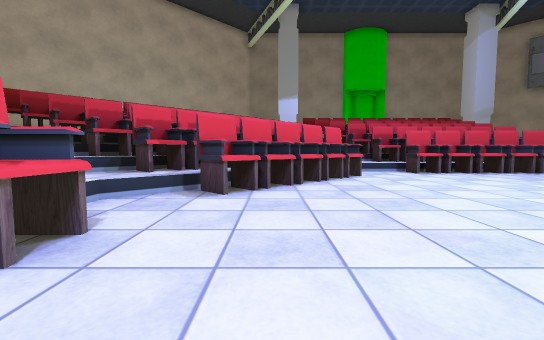
view 1 (above)

24 first-person views from a walk through a 3-D level made in the Unity game engine. The camera is 0.72 m above the floor, tilts 4° down and sees 90° across. The floor is counted in squares, 1 m on a side. Each view is taken from the middle of a square. On the plan, view 1 faces up. The plan holds only what a view shows up to about 9 squares ahead; the rest is blank. The place goes on beyond the plan. Some surface patterns are stand-ins.

view 2
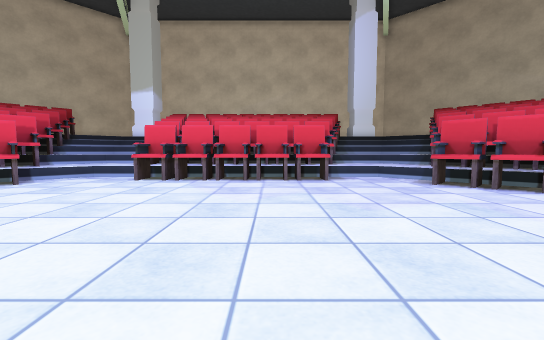

view 3
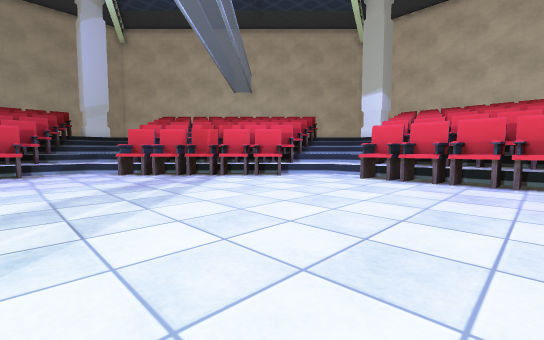

view 4
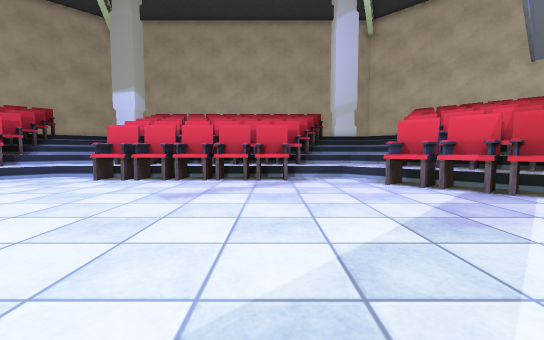

view 5
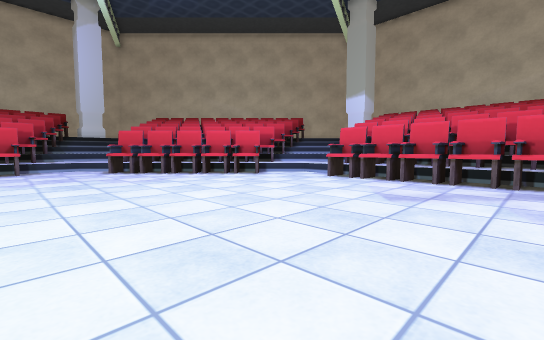

view 6
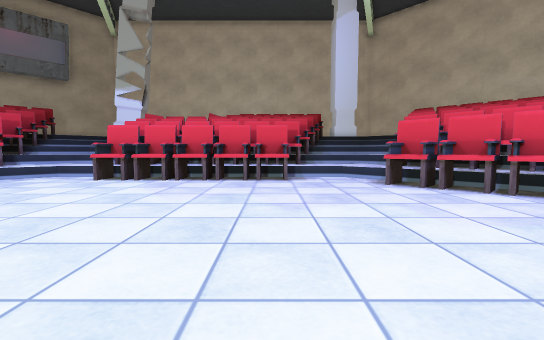

view 7
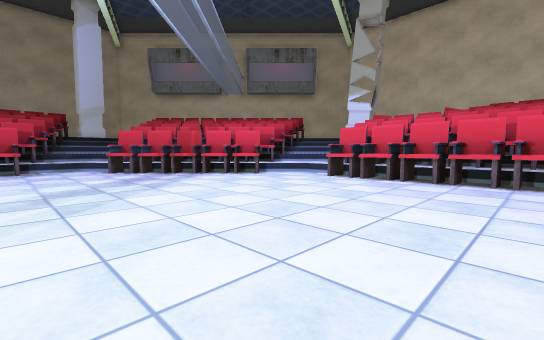

view 8
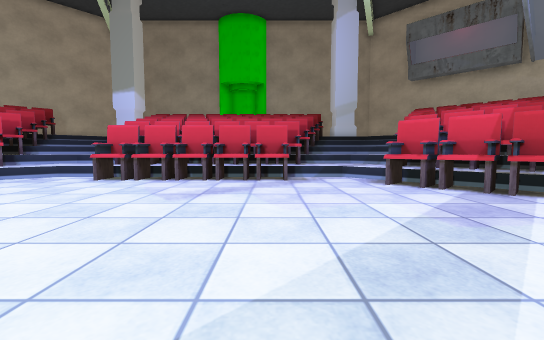

view 9
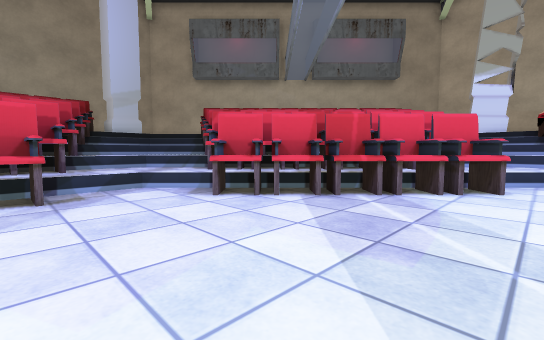

view 10
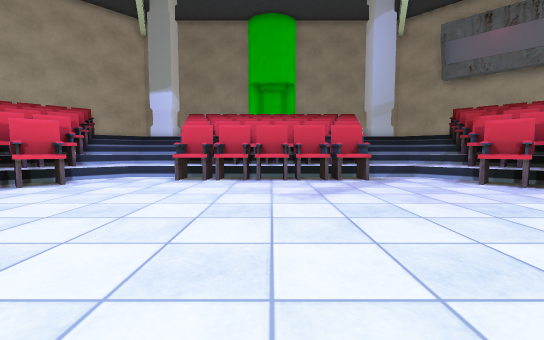

view 11
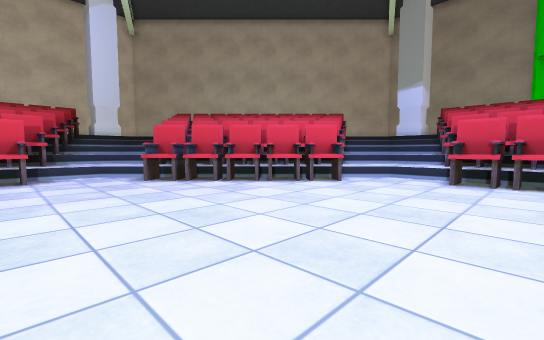

view 12
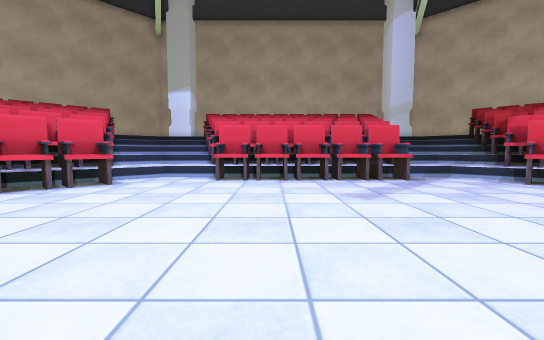

view 13
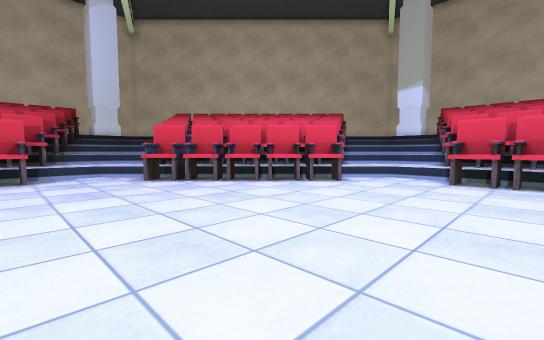

view 14
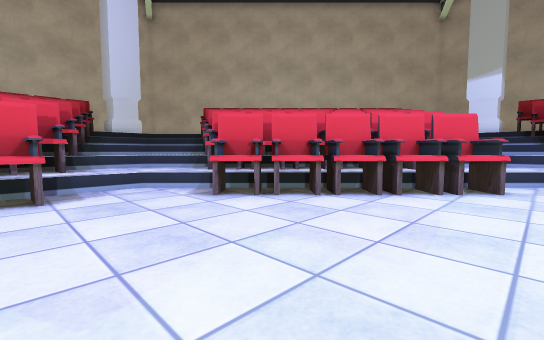

view 15
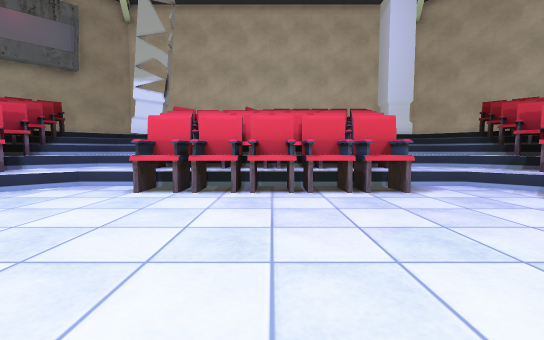

view 16
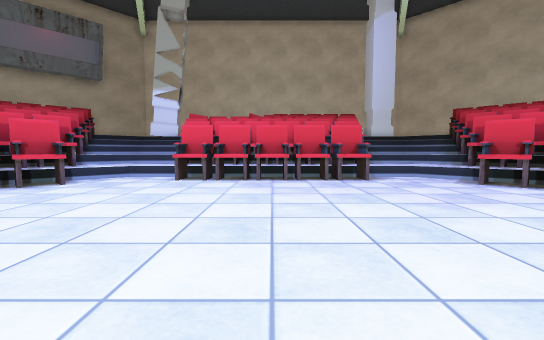

view 17
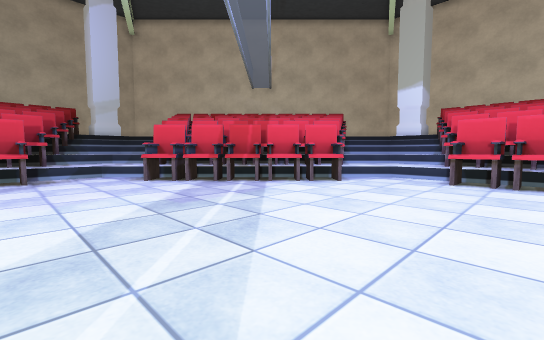

view 18
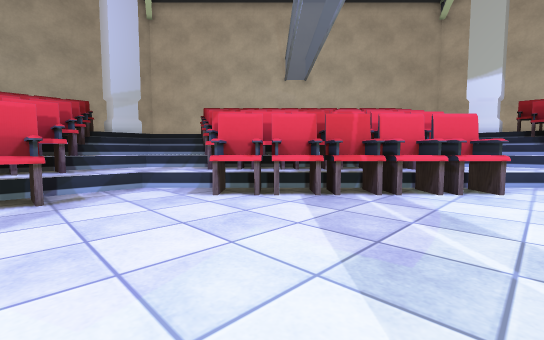

view 19
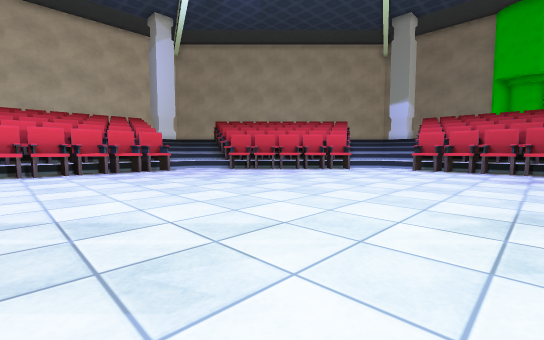

view 20
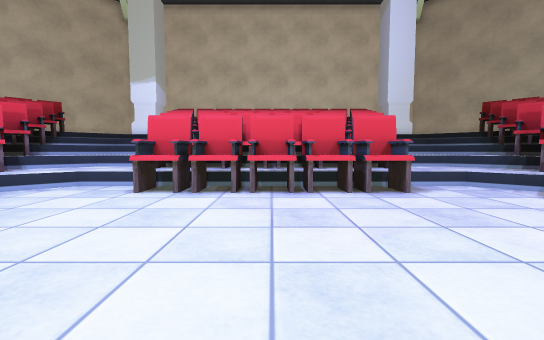

view 21
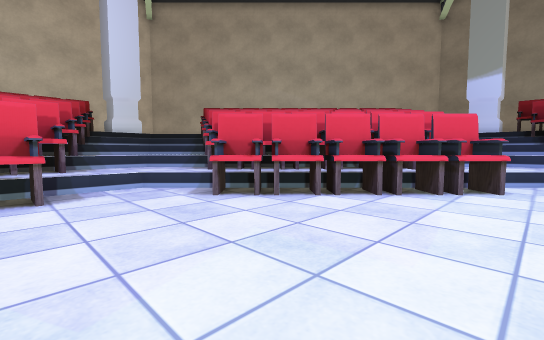

view 22
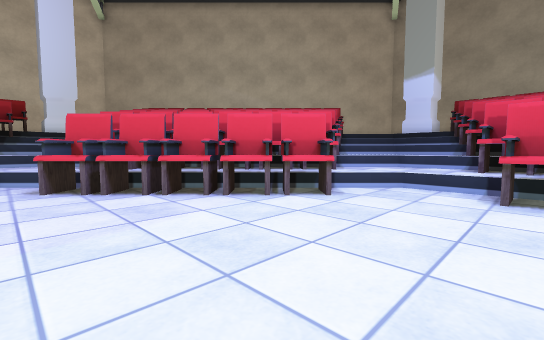

view 23
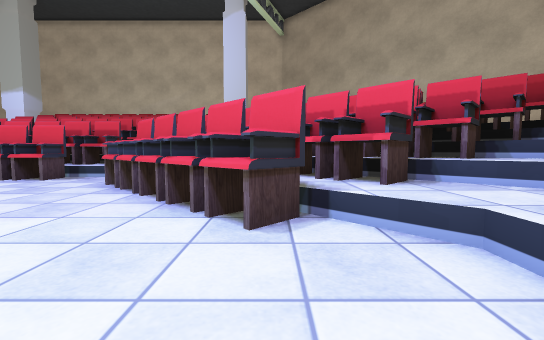

view 24
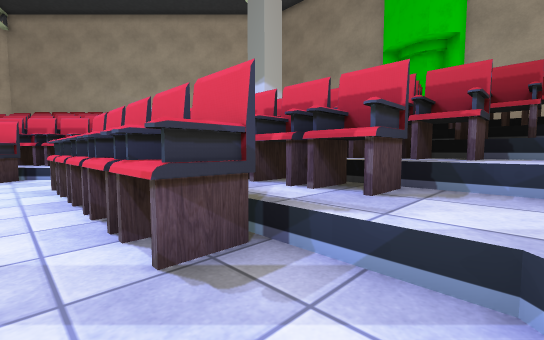

### Floor plan
Key: @ floor where view 1 was taken; # wall or solid block; . floor; ^ raised ledge; C chair; O other object.
Columns run from 5 left of view 1 to 19 right of it. Each row starts with its distance up from view 1.
 12    #C^^^^CO   CC^^^^
 11    ##CC^^CCOCCCC^^CC
 10     C^^^^CCOCCCC^^^^C#
  9 ## O^CCC..CCCCC..CCC^O
  8 C#C^#CCC.........CCC#^C#O
  7 ^C^CCCCC.........CCCOC^C^
  6 ^C^CCCC...........CCCC^C^
  5 ^^^CCC.............CCC^^^
  4 ^^^...................^^^
  3 CCC...................CC
  2 OCCC.................CCCO
  1 OCCC.................CCCO
  0 OCCC.@...............CCC
 -1 OCCC.................CCCO
 -2 OCCC.................CCCO
 -3 OCC...................CCC
 -4 ^^^...................^^^
 -5 ^^^CCC.............CCC^^^
 -6 ^C^CCCC...........CCCC^C^
 -7 ^C^CCCCC.........CCCCC^C^
 -8 O O^#CCC.........CCC#^C#O
 -9    O^CCC..CCCCC..CCC^O##
-10    #O^^^^CCCCCCC^^^^C
-11      CC^^CCCCCCC^^OO#
-12      ^^^^C O  OO^^

Positions as (right, up) in squares from view 1, and headings:
1: (0, 0), facing up
2: (5, 1), facing left
3: (5, 1), facing down-left
4: (5, -2), facing down
5: (5, -2), facing down-right
6: (9, -2), facing right
7: (9, -2), facing up-right
8: (9, 2), facing up
9: (9, 4), facing up-right
10: (7, 2), facing up
11: (6, 2), facing up-left
12: (8, -2), facing down
13: (8, -2), facing down-right
14: (11, -2), facing down-right
15: (11, 0), facing right
16: (9, 0), facing right
17: (5, -1), facing down-left
18: (5, -4), facing down-left
19: (8, -2), facing up-left
20: (3, 0), facing left
21: (3, 2), facing up-left
22: (5, 4), facing up-left
23: (5, 8), facing left
24: (11, 8), facing up-left
